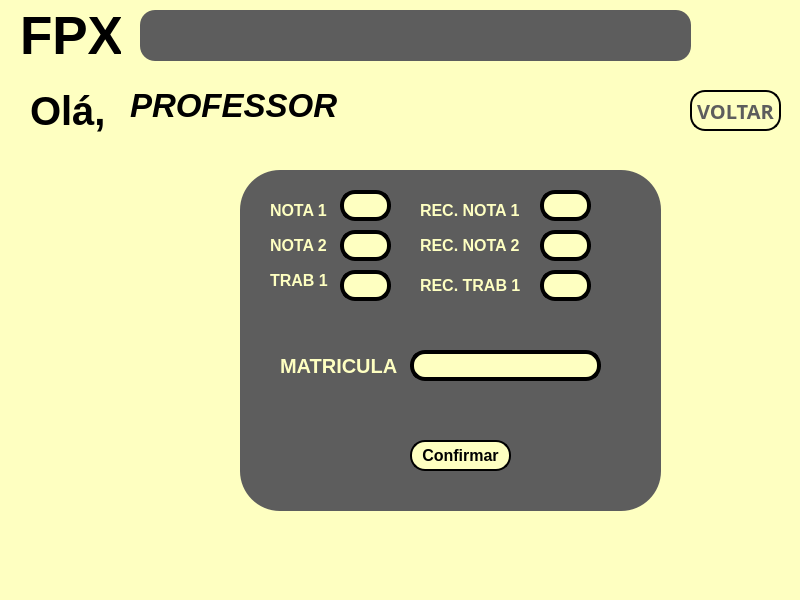
<?xml version="1.0" encoding="UTF-8"?>
<ui version="4.0">
 <class>MainWindow</class>
 <widget class="QMainWindow" name="MainWindow">
  <property name="geometry">
   <rect>
    <x>0</x>
    <y>0</y>
    <width>800</width>
    <height>600</height>
   </rect>
  </property>
  <property name="minimumSize">
   <size>
    <width>800</width>
    <height>600</height>
   </size>
  </property>
  <property name="maximumSize">
   <size>
    <width>800</width>
    <height>600</height>
   </size>
  </property>
  <property name="windowTitle">
   <string>Adicionar Nota</string>
  </property>
  <property name="windowIcon">
   <iconset>
    <normaloff>Icone janela.png</normaloff>Icone janela.png</iconset>
  </property>
  <property name="styleSheet">
   <string notr="true">background-color: rgb(254, 255, 193);</string>
  </property>
  <property name="documentMode">
   <bool>false</bool>
  </property>
  <widget class="QWidget" name="centralwidget">
   <widget class="QLabel" name="label_2">
    <property name="geometry">
     <rect>
      <x>30</x>
      <y>80</y>
      <width>131</width>
      <height>61</height>
     </rect>
    </property>
    <property name="font">
     <font>
      <pointsize>30</pointsize>
      <weight>75</weight>
      <bold>true</bold>
     </font>
    </property>
    <property name="text">
     <string>Olá, </string>
    </property>
   </widget>
   <widget class="QFrame" name="frame">
    <property name="geometry">
     <rect>
      <x>140</x>
      <y>10</y>
      <width>551</width>
      <height>51</height>
     </rect>
    </property>
    <property name="styleSheet">
     <string notr="true">background-color: rgb(93, 93, 93);
border-radius: 15px;
border-style: outset;
border- width: 2px;</string>
    </property>
    <property name="frameShape">
     <enum>QFrame::StyledPanel</enum>
    </property>
    <property name="frameShadow">
     <enum>QFrame::Raised</enum>
    </property>
   </widget>
   <widget class="QLabel" name="label_3">
    <property name="geometry">
     <rect>
      <x>130</x>
      <y>80</y>
      <width>211</width>
      <height>51</height>
     </rect>
    </property>
    <property name="font">
     <font>
      <pointsize>25</pointsize>
      <weight>75</weight>
      <italic>true</italic>
      <bold>true</bold>
     </font>
    </property>
    <property name="text">
     <string>PROFESSOR</string>
    </property>
   </widget>
   <widget class="QFrame" name="frame_2">
    <property name="geometry">
     <rect>
      <x>240</x>
      <y>170</y>
      <width>421</width>
      <height>341</height>
     </rect>
    </property>
    <property name="styleSheet">
     <string notr="true">background-color: rgb(93, 93, 93);
border-radius: 40px;
border-style: outset;
border- width: 4px;</string>
    </property>
    <property name="frameShape">
     <enum>QFrame::StyledPanel</enum>
    </property>
    <property name="frameShadow">
     <enum>QFrame::Raised</enum>
    </property>
    <widget class="QLineEdit" name="lineEdit">
     <property name="geometry">
      <rect>
       <x>100</x>
       <y>20</y>
       <width>51</width>
       <height>31</height>
      </rect>
     </property>
     <property name="font">
      <font>
       <pointsize>14</pointsize>
      </font>
     </property>
     <property name="styleSheet">
      <string notr="true">background-color: rgb(254, 255, 193);
border-radius: 15px;
border-style: outset;
border-width: 4px;</string>
     </property>
    </widget>
    <widget class="QLineEdit" name="lineEdit_2">
     <property name="geometry">
      <rect>
       <x>100</x>
       <y>60</y>
       <width>51</width>
       <height>31</height>
      </rect>
     </property>
     <property name="font">
      <font>
       <pointsize>14</pointsize>
      </font>
     </property>
     <property name="styleSheet">
      <string notr="true">background-color: rgb(254, 255, 193);
border-radius: 15px;
border-style: outset;
border-width: 4px;</string>
     </property>
    </widget>
    <widget class="QLineEdit" name="lineEdit_3">
     <property name="geometry">
      <rect>
       <x>100</x>
       <y>100</y>
       <width>51</width>
       <height>31</height>
      </rect>
     </property>
     <property name="font">
      <font>
       <pointsize>14</pointsize>
      </font>
     </property>
     <property name="styleSheet">
      <string notr="true">background-color: rgb(254, 255, 193);
border-radius: 15px;
border-style: outset;
border-width: 4px;</string>
     </property>
    </widget>
    <widget class="QPushButton" name="pushButton_2">
     <property name="geometry">
      <rect>
       <x>170</x>
       <y>270</y>
       <width>101</width>
       <height>31</height>
      </rect>
     </property>
     <property name="font">
      <font>
       <pointsize>12</pointsize>
       <weight>75</weight>
       <bold>true</bold>
      </font>
     </property>
     <property name="styleSheet">
      <string notr="true">background-color: rgb(254, 255, 193);
border-style: outset;
border-width: 2px;
border-radius: 15px;
border-color: black;
</string>
     </property>
     <property name="text">
      <string>Confirmar</string>
     </property>
    </widget>
    <widget class="QLineEdit" name="lineEdit_4">
     <property name="geometry">
      <rect>
       <x>300</x>
       <y>100</y>
       <width>51</width>
       <height>31</height>
      </rect>
     </property>
     <property name="font">
      <font>
       <pointsize>14</pointsize>
      </font>
     </property>
     <property name="styleSheet">
      <string notr="true">background-color: rgb(254, 255, 193);
border-radius: 15px;
border-style: outset;
border-width: 4px;</string>
     </property>
    </widget>
    <widget class="QLineEdit" name="lineEdit_5">
     <property name="geometry">
      <rect>
       <x>300</x>
       <y>60</y>
       <width>51</width>
       <height>31</height>
      </rect>
     </property>
     <property name="font">
      <font>
       <pointsize>14</pointsize>
      </font>
     </property>
     <property name="styleSheet">
      <string notr="true">background-color: rgb(254, 255, 193);
border-radius: 15px;
border-style: outset;
border-width: 4px;</string>
     </property>
    </widget>
    <widget class="QLineEdit" name="lineEdit_6">
     <property name="geometry">
      <rect>
       <x>300</x>
       <y>20</y>
       <width>51</width>
       <height>31</height>
      </rect>
     </property>
     <property name="font">
      <font>
       <pointsize>14</pointsize>
      </font>
     </property>
     <property name="styleSheet">
      <string notr="true">background-color: rgb(254, 255, 193);
border-radius: 15px;
border-style: outset;
border-width: 4px;</string>
     </property>
    </widget>
    <widget class="QLabel" name="label_5">
     <property name="geometry">
      <rect>
       <x>30</x>
       <y>30</y>
       <width>61</width>
       <height>21</height>
      </rect>
     </property>
     <property name="font">
      <font>
       <pointsize>12</pointsize>
       <weight>75</weight>
       <bold>true</bold>
      </font>
     </property>
     <property name="styleSheet">
      <string notr="true">color: rgb(254, 255, 193);</string>
     </property>
     <property name="text">
      <string>NOTA 1</string>
     </property>
    </widget>
    <widget class="QLabel" name="label_6">
     <property name="geometry">
      <rect>
       <x>30</x>
       <y>60</y>
       <width>61</width>
       <height>31</height>
      </rect>
     </property>
     <property name="font">
      <font>
       <pointsize>12</pointsize>
       <weight>75</weight>
       <bold>true</bold>
      </font>
     </property>
     <property name="styleSheet">
      <string notr="true">color: rgb(254, 255, 193);</string>
     </property>
     <property name="text">
      <string>NOTA 2</string>
     </property>
    </widget>
    <widget class="QLabel" name="label_7">
     <property name="geometry">
      <rect>
       <x>30</x>
       <y>100</y>
       <width>61</width>
       <height>21</height>
      </rect>
     </property>
     <property name="font">
      <font>
       <pointsize>12</pointsize>
       <weight>75</weight>
       <bold>true</bold>
      </font>
     </property>
     <property name="styleSheet">
      <string notr="true">color: rgb(254, 255, 193);</string>
     </property>
     <property name="text">
      <string>TRAB 1</string>
     </property>
    </widget>
    <widget class="QLabel" name="label_8">
     <property name="geometry">
      <rect>
       <x>180</x>
       <y>30</y>
       <width>111</width>
       <height>20</height>
      </rect>
     </property>
     <property name="font">
      <font>
       <pointsize>12</pointsize>
       <weight>75</weight>
       <bold>true</bold>
      </font>
     </property>
     <property name="styleSheet">
      <string notr="true">color: rgb(254, 255, 193);</string>
     </property>
     <property name="text">
      <string>REC. NOTA 1</string>
     </property>
    </widget>
    <widget class="QLabel" name="label_9">
     <property name="geometry">
      <rect>
       <x>180</x>
       <y>60</y>
       <width>111</width>
       <height>31</height>
      </rect>
     </property>
     <property name="font">
      <font>
       <pointsize>12</pointsize>
       <weight>75</weight>
       <bold>true</bold>
      </font>
     </property>
     <property name="styleSheet">
      <string notr="true">color: rgb(254, 255, 193);</string>
     </property>
     <property name="text">
      <string>REC. NOTA 2</string>
     </property>
    </widget>
    <widget class="QLabel" name="label_10">
     <property name="geometry">
      <rect>
       <x>180</x>
       <y>100</y>
       <width>111</width>
       <height>31</height>
      </rect>
     </property>
     <property name="font">
      <font>
       <pointsize>12</pointsize>
       <weight>75</weight>
       <bold>true</bold>
      </font>
     </property>
     <property name="styleSheet">
      <string notr="true">color: rgb(254, 255, 193);</string>
     </property>
     <property name="text">
      <string>REC. TRAB 1 </string>
     </property>
    </widget>
    <widget class="QLineEdit" name="lineEdit_7">
     <property name="geometry">
      <rect>
       <x>170</x>
       <y>180</y>
       <width>191</width>
       <height>31</height>
      </rect>
     </property>
     <property name="font">
      <font>
       <pointsize>14</pointsize>
      </font>
     </property>
     <property name="styleSheet">
      <string notr="true">background-color: rgb(254, 255, 193);
border-radius: 15px;
border-style: outset;
border-width: 4px;</string>
     </property>
    </widget>
    <widget class="QLabel" name="label_11">
     <property name="geometry">
      <rect>
       <x>40</x>
       <y>180</y>
       <width>121</width>
       <height>31</height>
      </rect>
     </property>
     <property name="font">
      <font>
       <pointsize>15</pointsize>
       <weight>75</weight>
       <bold>true</bold>
      </font>
     </property>
     <property name="styleSheet">
      <string notr="true">color: rgb(254, 255, 193);</string>
     </property>
     <property name="text">
      <string>MATRICULA</string>
     </property>
    </widget>
   </widget>
   <widget class="QLabel" name="label">
    <property name="geometry">
     <rect>
      <x>20</x>
      <y>10</y>
      <width>101</width>
      <height>51</height>
     </rect>
    </property>
    <property name="font">
     <font>
      <pointsize>40</pointsize>
      <weight>75</weight>
      <bold>true</bold>
     </font>
    </property>
    <property name="text">
     <string>FPX</string>
    </property>
   </widget>
   <widget class="QPushButton" name="pushButton_3">
    <property name="geometry">
     <rect>
      <x>690</x>
      <y>90</y>
      <width>91</width>
      <height>41</height>
     </rect>
    </property>
    <property name="font">
     <font>
      <family>Yu Gothic</family>
      <pointsize>15</pointsize>
      <weight>75</weight>
      <italic>false</italic>
      <bold>true</bold>
     </font>
    </property>
    <property name="styleSheet">
     <string notr="true">color: rgb(93, 93, 93);
border-style: outset;
border-width: 2px;
border-radius: 15px;
border-color: black;
</string>
    </property>
    <property name="text">
     <string>VOLTAR</string>
    </property>
   </widget>
  </widget>
  <widget class="QMenuBar" name="menubar">
   <property name="geometry">
    <rect>
     <x>0</x>
     <y>0</y>
     <width>800</width>
     <height>21</height>
    </rect>
   </property>
  </widget>
  <widget class="QStatusBar" name="statusbar"/>
 </widget>
 <resources/>
 <connections/>
</ui>
